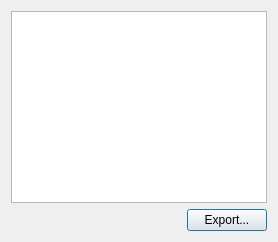
<?xml version="1.0" encoding="UTF-8"?>
<ui version="4.0">
 <class>LogViewDialog</class>
 <widget class="QDialog" name="LogViewDialog">
  <property name="windowTitle">
   <string>Logs</string>
  </property>
  <layout class="QVBoxLayout" name="verticalLayout">
   <item>
    <widget class="QTableView" name="tblLogs"/>
   </item>
   <item>
    <layout class="QHBoxLayout" name="horizontalLayout">
     <item>
      <spacer name="horizontalSpacer">
       <property name="orientation">
        <enum>Qt::Horizontal</enum>
       </property>
       <property name="sizeHint" stdset="0">
        <size>
         <width>40</width>
         <height>20</height>
        </size>
       </property>
      </spacer>
     </item>
     <item>
      <widget class="QPushButton" name="btnExport">
       <property name="text">
        <string>Export...</string>
       </property>
      </widget>
     </item>
    </layout>
   </item>
  </layout>
 </widget>
 <resources/>
 <connections/>
</ui>
